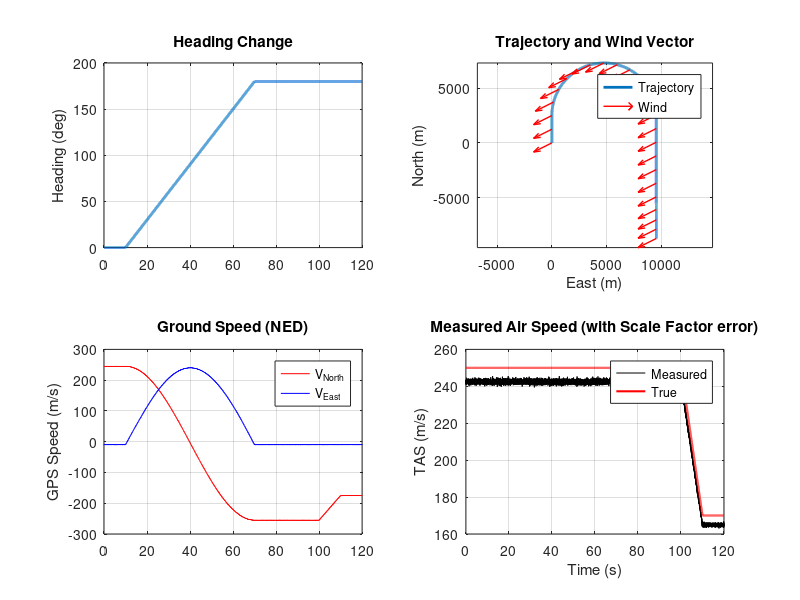
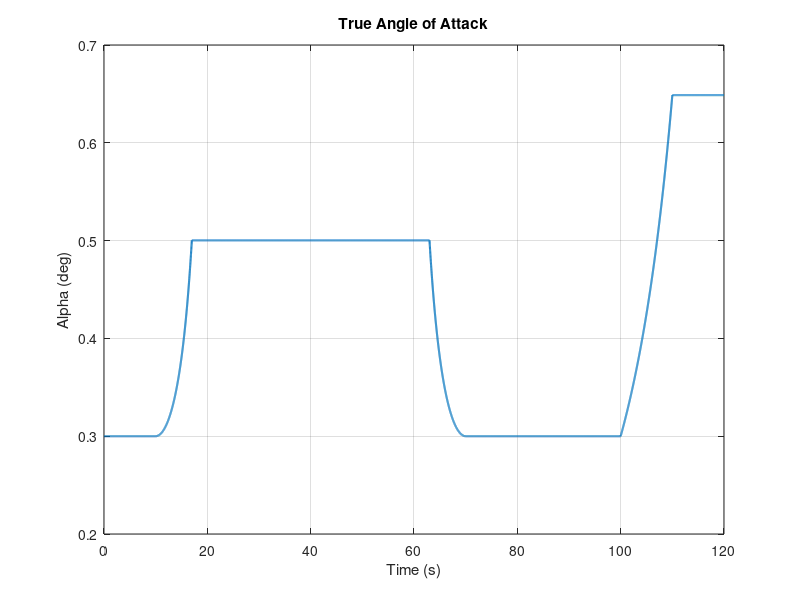

MATLAB code for these plots, in order:
rng(0, 'twister');

clear; clc; close all;
dt = 0.01;              
T_total = 120;           
time = 0:dt:T_total;   
N = length(time);
g = 9.81;              
Va_ref_start = 250; %air speed until step decrease
Va_ref_end = 170;   %air speed at the end of step_decrease
%True vals
Va_true_mag = zeros(1,N);     % TAS
Wind_N =-5.0;           %m/s
Wind_E = -10.0;         
Wind_D = 0.0;           
Vw_N_vec = [Wind_N; Wind_E; Wind_D]; 
%Sensor noises
SF_true =  0.97;     
noise_acc = 0.1;       
noise_gyro = 0.002;    
noise_gps = 0.2;       
noise_pitot = 1.0;      
%% Trajectory generation
%psi = yaw , theta = pitch, phi = roll;
phi = zeros(1, N);      
theta = zeros(1, N);    
psi = zeros(1, N);      
% coordinated turn --> 10-30 , step decrease 45 - 50;
idx_turn_start = round(10 / dt) + 1;
idx_turn_end   = round(70 / dt) + 1;
idx_step_dec_start = (100/dt) + 1;
idx_step_dec_end   = round(110/dt) + 1;
Va_true_mag(1:idx_step_dec_start) = Va_ref_start; %Step decrease başına kadar sabit 50;
Va_true_mag(idx_step_dec_start : idx_step_dec_end) = linspace(Va_ref_start,Va_ref_end,(idx_step_dec_end - idx_step_dec_start) + 1 ); % 50den 30 düşüş
Va_true_mag(idx_step_dec_end:end) = Va_ref_end;
% Yaw during trajectory
psi(1:idx_turn_start) = 0;
psi(idx_turn_start:idx_turn_end) = linspace(0, pi, idx_turn_end - idx_turn_start + 1);
psi(idx_turn_end:end) = pi;
% Yaw rate
turn_duration = time(idx_turn_end) - time(idx_turn_start);
psi_dot_val = pi / turn_duration; % rad/s
% Required Roll for coordinated turn
% tan(phi) = (V * psi_dot) / g
V_turn_avg = mean(Va_true_mag(idx_turn_start:idx_turn_end)); % Ortalama hız
phi_target = atan((V_turn_avg * psi_dot_val) / g);
%Transition time for smooth roll 
t_transition = 7.0; 
n_trans = round(t_transition / dt);
idx_flat_start = idx_turn_start + n_trans; 
idx_flat_end   = idx_turn_end - n_trans;   
phi(idx_turn_start : idx_flat_start) = linspace(0, phi_target, n_trans + 1);
phi(idx_flat_start : idx_flat_end) = phi_target;
phi(idx_flat_end : idx_turn_end) = linspace(phi_target, 0, n_trans + 1);
alpha_start =  0.3 * pi/180; % AoA before step decrease
n_load = 1./cos(phi);
alpha_rad = alpha_start * (Va_ref_start ./ Va_true_mag).^2 .* n_load;
theta = atan( tan(alpha_rad) .* cos(phi) );
%Derivatives
d_phi = gradient(phi, dt);
d_theta = gradient(theta, dt);
d_psi = gradient(psi, dt);
%% Velocity and acceleration calculations
p = zeros(1, N); q = zeros(1, N); r = zeros(1, N);
Va_b = zeros(3,N);
Va_N = zeros(3, N); % Airspeed in NED
Vg_N = zeros(3, N); % Groundspeedin NED
acc_body = zeros(3, N); % Accelerometer vals
% Velocity calc.
for k = 1:N
    
    ph = phi(k); th = theta(k); ps = psi(k);
    
    %(Euler Rates -> Body Rates)
    
    R_rates = [1,  0,       -sin(th);
               0,  cos(ph),  sin(ph)*cos(th);
               0, -sin(ph),  cos(ph)*cos(th)];
           
    euler_rates = [d_phi(k); d_theta(k); d_psi(k)];
    body_rates = R_rates * euler_rates;
    
    p(k) = body_rates(1);
    q(k) = body_rates(2);
    r(k) = body_rates(3);
    
    % Body -> NED)
    cph = cos(ph); sph = sin(ph);
    cth = cos(th); sth = sin(th);
    cps = cos(ps); sps = sin(ps);
    
    C_b_n = [cth*cps, sph*sth*cps - cph*sps, cph*sth*cps + sph*sps;
             cth*sps, sph*sth*sps + cph*cps, cph*sth*sps - sph*cps;
            -sth,     sph*cth,               cph*cth];
        
    % Body frame air speed
    Va_b(:,k) = [Va_true_mag(k) * cos(alpha_rad(k)); 0; Va_true_mag(k) * sin(alpha_rad(k))]; 
    
    % NED frame air speed
    Va_N(:, k) = C_b_n * Va_b(:,k);
    
    % Ground speed from velocity vector
    Vg_N(:, k) = Va_N(:, k) + Vw_N_vec;
end
% --- İvme Hesaplama (Reverse INS) ---
% İvme = d(Vg)/dt (Nav Frame)
% İvmeölçer yerçekimini de ölçer: f_b = C_n^b * (a_n - g_n)
% Yer Hızının Türevi (Nav Frame İvmesi)
acc_nav = gradient(Vg_N, dt); % 3xN matrix türevi
g_n = [0; 0; 9.81]; 
for k = 1:N
    %(NED -> Body) 
    ph = phi(k); th = theta(k); ps = psi(k);
    cph = cos(ph); sph = sin(ph);
    cth = cos(th); sth = sin(th);
    cps = cos(ps); sps = sin(ps);
    
    C_b_n = [cth*cps, sph*sth*cps - cph*sps, cph*sth*cps + sph*sps;
             cth*sps, sph*sth*sps + cph*cps, cph*sth*sps - sph*cps;
            -sth,     sph*cth,               cph*cth];
    
    C_n_b = C_b_n'; 
    
    
    % Real accel. extract gravity
    f_b = C_n_b * (acc_nav(:, k) - g_n);
    
    acc_body(:, k) = f_b;
end
%% Sensor datas
%INS
meas_acc = acc_body + noise_acc * randn(3, N);
meas_gyro = [p; q; r] + noise_gyro * randn(3, N);
%GPS
meas_Vg = Vg_N + noise_gps * randn(3, N);
%Pitot
meas_TAS = (Va_true_mag * SF_true) + ((Va_true_mag .* 0.01 + 0.05)./3) .* randn(1, N);
% meas_TAS = (Va_true_mag * SF_true) + noise_pitot.* randn(1, N);
%% Plot
figure(1);
subplot(2, 2, 1);
plot(time, psi * 180 / pi, 'LineWidth', 2);
grid on;
ylabel('Heading (deg)');
title('Heading Change');
subplot(2, 2, 2);
pos_E = cumsum(Va_N(2, :)) * dt;
pos_N = cumsum(Va_N(1, :)) * dt;
plot(pos_E, pos_N, 'LineWidth', 2);
grid on;
axis equal;
hold on;
quiver(pos_E(1:500:end), pos_N(1:500:end), ...
       ones(size(pos_E(1:500:end))) * Wind_E, ...
       ones(size(pos_N(1:500:end))) * Wind_N, ...
       0.5, 'r', 'LineWidth', 1);
xlabel('East (m)');
ylabel('North (m)');
title('Trajectory and Wind Vector');
legend('Trajectory', 'Wind', 'Location', 'best');
subplot(2, 2, 3);
plot(time, meas_Vg(1, :), 'r', time, meas_Vg(2, :), 'b');
grid on;
ylabel('GPS Speed (m/s)');
title('Ground Speed (NED)');
legend('V_{North}', 'V_{East}');
subplot(2, 2, 4);
plot(time, meas_TAS, 'k');
hold on;
plot(time, Va_true_mag, 'r', 'LineWidth', 1.5);
grid on;
ylabel('TAS (m/s)');
title('Measured Air Speed (with Scale Factor error)');
xlabel('Time (s)');
legend('Measured', 'True');
figure(2);
plot(time, alpha_rad * 180 / pi, 'LineWidth', 1.5);
grid on;
title('True Angle of Attack');
xlabel('Time (s)');
ylabel('Alpha (deg)');
%%  Extract data
sim_data.time = time;
sim_data.imu.acc = meas_acc;    
sim_data.imu.gyro = meas_gyro;  
sim_data.gps.vel = meas_Vg;     
sim_data.gps.sigma = noise_gps;
sim_data.pitot.tas = meas_TAS; 
sim_data.pitot.sigma = noise_pitot;
sim_data.truth.wind = Vw_N_vec;
sim_data.truth.sf = SF_true;
sim_data.truth.AoA = alpha_rad;
sim_data.att = [phi;theta;psi];
sim_data.truth.Va_b = Va_b;
save('wind_est_sim_data.mat', 'sim_data');
